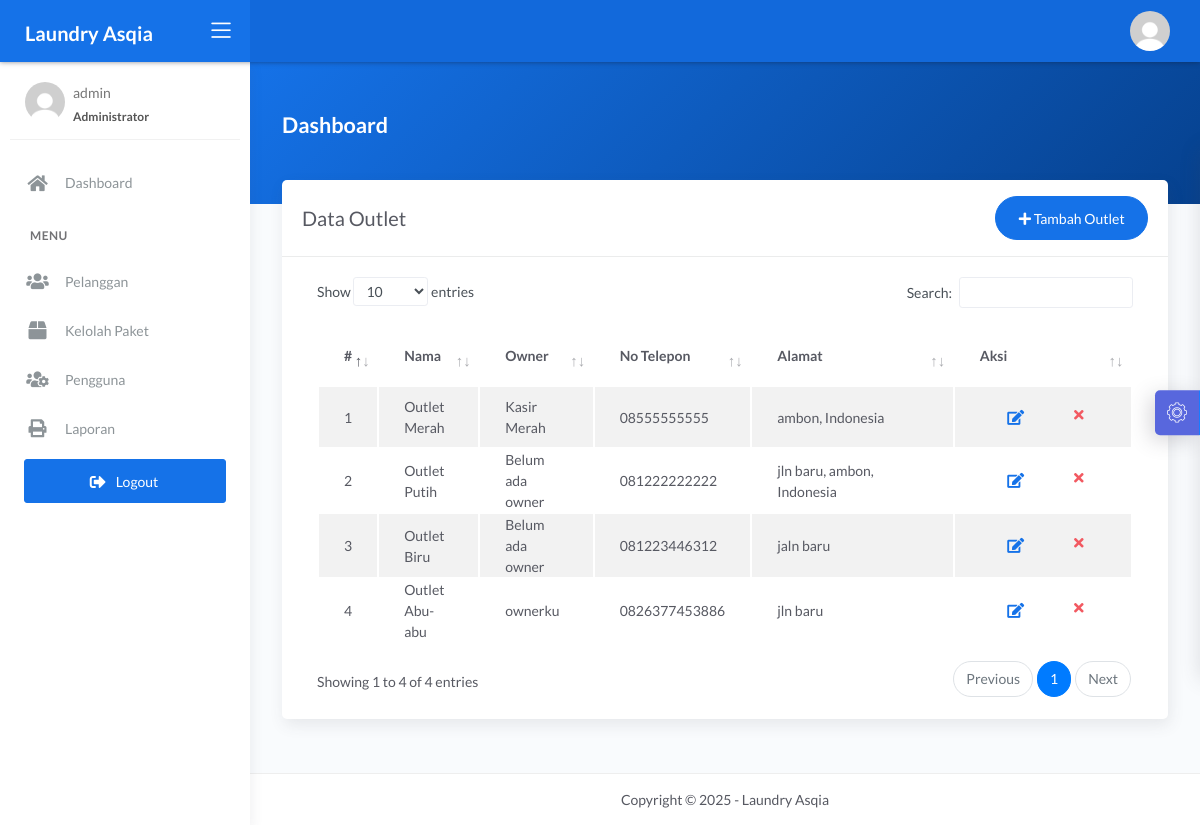
Screenshot of /admin/outlet.php (signed in) with the database file from the repository.
### tables this page shows
CREATE TABLE `user` (
  `id_user` int(11) NOT NULL,
  `nama_user` varchar(228) DEFAULT NULL,
  `username` varchar(228) DEFAULT NULL,
  `password` varchar(228) DEFAULT NULL,
  `outlet_id` int(11) DEFAULT NULL,
  `role` enum('admin','kasir','owner') DEFAULT NULL
);

CREATE TABLE `outlet` (
  `id_outlet` int(11) NOT NULL,
  `nama_outlet` varchar(228) DEFAULT NULL,
  `alamat_outlet` text DEFAULT NULL,
  `telp_outlet` varchar(15) DEFAULT NULL
);

### admin/outlet.php (the view, shortened to what this page needs)
<?php
$title = 'Data Outlet';
require 'koneksi.php';
$query = 'SELECT outlet.*, user.nama_user FROM outlet LEFT JOIN user ON user.outlet_id = outlet.id_outlet';
$data = mysqli_query($conn, $query);
require 'header.php';
?>
<div class="panel-header bg-primary-gradient">
    <div class="page-inner py-5">
        <div class="d-flex align-items-left align-items-md-center flex-column flex-md-row">
            <div>
                <h2 class="text-white pb-2 fw-bold">Dashboard</h2>
            </div>
        </div>
    </div>
</div>
<div class="page-inner mt--5">
    <diva class="row">
        <div class="col-md-12">
            <div class="card">
                <div class="card-header">
                    <div class="d-flex align-items-center">
                        <h4 class="card-title"><?= $title; ?></h4>
                        <a href="tambah_outlet.php" class="btn btn-primary btn-round ml-auto">
                            <i class="fa fa-plus"></i>
                            Tambah Outlet
                        </a>
                    </div>
                </div>
                <div class="card-body">
                    <div class="table-responsive">
                        <table id="basic-datatables" class="display table table-striped table-hover">
                            <thead>
                                <tr>
                                    <th style="width: 7%">#</th>
                                    <th>Nama</th>
                                    <th>Owner</th>
                                    <th>No Telepon</th>
                                    <th style="width: 25%;">Alamat</th>
                                    <th style="width: 10%">Aksi</th>
                                </tr>
                            </thead>
                            <tbody>
                                <?php
                                $no = 1;
                                if (mysqli_num_rows($data) > 0) {
                                    while ($outlet = mysqli_fetch_assoc($data)) {
                                ?>
                                        <tr>
                                            <td><?= $no++; ?></td>
                                            <td><?= $outlet['nama_outlet']; ?></td>
                                            <td><?php if ($outlet['nama_user'] == null) {
                                                    echo "Belum ada owner";
                                                } else {
                                                    echo $outlet['nama_user'];
                                                } ?>
                                            </td>
                                            <td><?= $outlet['telp_outlet']; ?></td>
                                            <td><?= $outlet['alamat_outlet']; ?></td>
                                            <td>
                                                <div class="form-button-action">
                                                    <a href="edit_outlet.php?id=<?= $outlet['id_outlet']; ?>" type="button" data-toggle="tooltip" title="" class="btn btn-link btn-primary btn-lg" data-original-title="Edit">
                                                        <i class="fa fa-edit"></i>
                                                    </a>
                                                    <a href="hapus_outlet.php?id=<?= $outlet['id_outlet']; ?>" onclick="return confirm('Yakin hapus data?');" type="button" data-toggle="tooltip" title="" class="btn btn-link btn-danger" data-original-title="Hapus">
                                                        <i class="fa fa-times"></i>
                                                    </a>
                                                </div>
                                            </td>
                                        </tr>
                                <?php }
                                }
                                ?>
                            </tbody>
                        </table>
                    </div>
                </div>
            </div>
        </div>
</div>
</div>
<?php
require 'footer.php';
?>

### rows the page displays
user: outlet.nama_outlet "Outlet Merah", nama_user "Kasir Merah", outlet.telp_outlet "08555555555", outlet.alamat_outlet "ambon, Indonesia"
outlet: nama_outlet "Outlet Putih", shows "Belum ada owner", telp_outlet "081222222222", alamat_outlet "jln baru, ambon, Indonesia"
outlet: nama_outlet "Outlet Biru", shows "Belum ada owner", telp_outlet "081223446312", alamat_outlet "jaln baru"
user: outlet.nama_outlet "Outlet Abu-abu", nama_user "ownerku", outlet.telp_outlet "0826377453886", outlet.alamat_outlet "jln baru"

### other values shown
$_SESSION['username'] "admin"
$title "Data Outlet"
